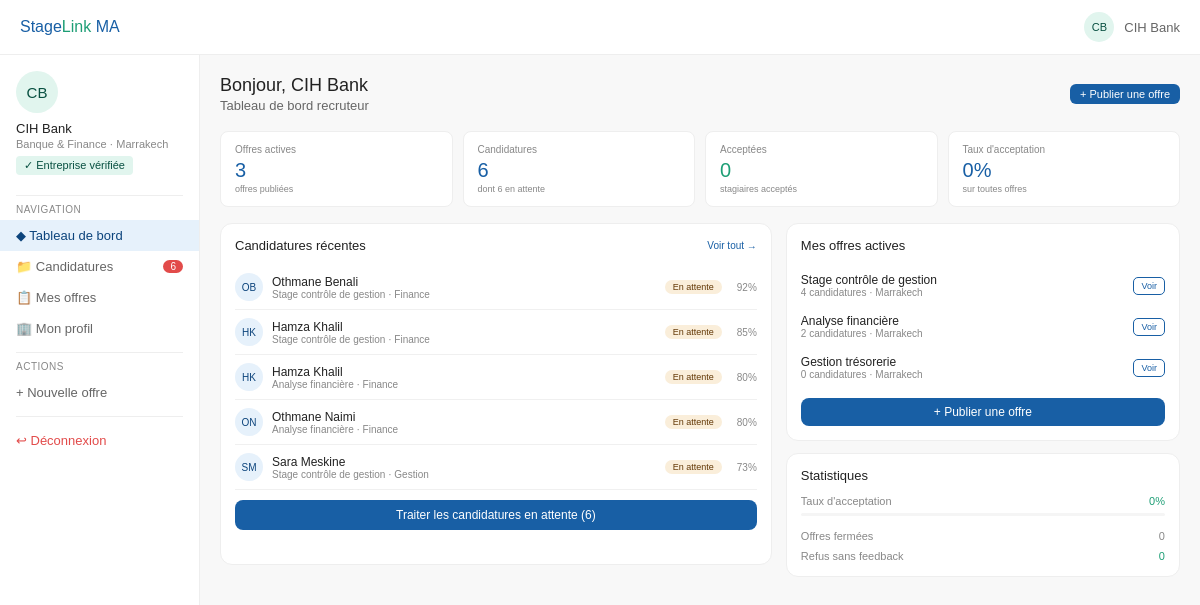
Page /entreprise/dashboard (signed in) on the committed database.
### models.py (models this page shows, shortened)
class Entreprise(db.Model):
    __tablename__ = 'entreprise'
    id = db.Column(db.Integer, primary_key=True)
    utilisateur_id = db.Column(db.Integer, db.ForeignKey('utilisateur.id'), nullable=False)
    nom = db.Column(db.String(150), nullable=False)
    secteur = db.Column(db.String(100))
    ville = db.Column(db.String(100))
    taille = db.Column(db.String(20))
    description = db.Column(db.Text)
    rc = db.Column(db.String(100))
    est_verifiee = db.Column(db.Boolean, default=False)
    date_inscription = db.Column(db.Date, default=date.today)
    offres = db.relationship('Offre', backref='entreprise', lazy='dynamic', cascade='all, delete-orphan')
    @property
    def initiales(self):
        words = self.nom.split()
        if len(words) >= 2:
            return (words[0][0] + words[1][0]).upper()
        return self.nom[:3].upper()
    @property
    def nb_candidatures_en_attente(self):
        from sqlalchemy import text
        count = 0
        for offre in self.offres:
            count += offre.candidatures.filter_by(statut='EN_ATTENTE').count()
        return count
    @property
    def verifie(self):
        return self.est_verifiee
    @property
    def taux_acceptation(self):
        total = 0
        acceptees = 0
        for offre in self.offres:
            for c in offre.candidatures:
                if c.statut in ('ACCEPTEE', 'REFUSEE'):
                    total += 1
                    if c.statut == 'ACCEPTEE':
                        acceptees += 1
        if total == 0:
            return 0
        return round(acceptees / total * 100)

class Candidature(db.Model):
    __tablename__ = 'candidature'
    id = db.Column(db.Integer, primary_key=True)
    etudiant_id = db.Column(db.Integer, db.ForeignKey('etudiant.id'), nullable=False)
    offre_id = db.Column(db.Integer, db.ForeignKey('offre.id'), nullable=False)
    statut = db.Column(db.String(20), default='EN_ATTENTE')
    lettre_motivation = db.Column(db.Text)
    score_matching = db.Column(db.Float, default=0.0)
    date_postulation = db.Column(db.Date, default=date.today)
    feedback = db.relationship('Feedback', backref='candidature', uselist=False, cascade='all, delete-orphan')
    convention = db.relationship('Convention', backref='candidature', uselist=False, cascade='all, delete-orphan')
    @property
    def statut_label(self):
        labels = {'EN_ATTENTE': 'En attente', 'ACCEPTEE': 'Acceptée', 'REFUSEE': 'Refusée'}
        return labels.get(self.statut, self.statut)
    @property
    def statut_class(self):
        classes = {'EN_ATTENTE': 'badge-attente', 'ACCEPTEE': 'badge-acceptee', 'REFUSEE': 'badge-refusee'}
        return classes.get(self.statut, '')

class Etudiant(db.Model):
    __tablename__ = 'etudiant'
    id = db.Column(db.Integer, primary_key=True)
    utilisateur_id = db.Column(db.Integer, db.ForeignKey('utilisateur.id'), nullable=False)
    nom_complet = db.Column(db.String(150), nullable=False)
    universite = db.Column(db.String(150))
    filiere = db.Column(db.String(100))
    niveau = db.Column(db.String(20))
    ville = db.Column(db.String(100))
    cv_path = db.Column(db.String(256))
    date_inscription = db.Column(db.Date, default=date.today)
    competences = db.relationship('Competence', secondary=etudiant_competence, backref='etudiants')
    candidatures = db.relationship('Candidature', backref='etudiant', lazy='dynamic', cascade='all, delete-orphan')
    @property
    def initiales(self):
        parts = self.nom_complet.split()
        if len(parts) >= 2:
            return (parts[0][0] + parts[1][0]).upper()
        return self.nom_complet[:2].upper()

class Offre(db.Model):
    __tablename__ = 'offre'
    id = db.Column(db.Integer, primary_key=True)
    entreprise_id = db.Column(db.Integer, db.ForeignKey('entreprise.id'), nullable=False)
    titre = db.Column(db.String(200), nullable=False)
    description = db.Column(db.Text)
    missions = db.Column(db.Text)
    duree = db.Column(db.Integer)
    ville = db.Column(db.String(100))
    filiere_requise = db.Column(db.String(100))
    remuneration = db.Column(db.Integer, nullable=True)
    statut = db.Column(db.String(20), default='ACTIVE')
    date_publication = db.Column(db.Date, default=date.today)
    date_debut = db.Column(db.String(50))
    competences = db.relationship('Competence', secondary=offre_competence, backref='offres')
    candidatures = db.relationship('Candidature', backref='offre', lazy='dynamic', cascade='all, delete-orphan')
    @property
    def nb_candidatures(self):
        return self.candidatures.count()

### routes/entreprise.py (the view)
@entreprise_bp.route('/dashboard')
@entreprise_required
def dashboard():
    entreprise = current_user.entreprise
    offres_actives = entreprise.offres.filter_by(statut='ACTIVE').all()
    offres_all = entreprise.offres.all()
    candidatures_attente = []
    for offre in offres_actives:
        for c in offre.candidatures.filter_by(statut='EN_ATTENTE').order_by(
                Candidature.score_matching.desc()).all():
            candidatures_attente.append(c)
    candidatures_attente.sort(key=lambda c: c.score_matching, reverse=True)
    nb_total = sum(o.candidatures.count() for o in offres_all)
    nb_attente = sum(o.candidatures.filter_by(statut='EN_ATTENTE').count() for o in offres_all)
    nb_acceptee = sum(o.candidatures.filter_by(statut='ACCEPTEE').count() for o in offres_all)
    scores = [c.score_matching for o in offres_all for c in o.candidatures.all() if c.score_matching]
    score_moyen = round(sum(scores) / len(scores)) if scores else 0
    nb_sans_feedback = 0
    for o in offres_all:
        for c in o.candidatures.filter_by(statut='REFUSEE').all():
            if not c.feedback:
                nb_sans_feedback += 1
    nb_offres_fermees = entreprise.offres.filter_by(statut='FERMEE').count()
    return render_template('entreprise/dashboard.html',
        entreprise=entreprise,
        offres_actives=offres_actives,
        candidatures_recentes=candidatures_attente[:5],
        nb_offres_actives=len(offres_actives),
        nb_candidatures_total=nb_total,
        nb_acceptees=nb_acceptee,
        nb_offres_fermees=nb_offres_fermees,
        nb_sans_feedback=nb_sans_feedback)

### models.py (called while the page is built)
    @property
    def is_active(self):
        return self.actif

    @property
    def nom(self):
        if self.etudiant:
            return self.etudiant.nom_complet
        if self.entreprise:
            return self.entreprise.nom
        if self.admin:
            return self.admin.nom
        return self.email

### routes/entreprise.py (called while the page is built)
def entreprise_required(f):
    @wraps(f)
    def decorated(*args, **kwargs):
        if not current_user.is_authenticated or current_user.role != 'ENTREPRISE':
            abort(403)
        return f(*args, **kwargs)
    return login_required(decorated)

### templates/entreprise/dashboard.html (shortened to what this page needs)
{% extends 'base.html' %}
{% block body %}
<div class="topbar">
  <div class="logo">Stage<span>Link</span> MA</div>
  <div class="topbar-right">
    <div class="avatar" style="background:var(--green-light);color:var(--green-dark)">{{ entreprise.initiales }}</div>
    <span style="font-size:13px;color:#666">{{ entreprise.nom }}</span>
  </div>
</div>
<div class="body-layout">
  <div class="sidebar">
    <div class="sidebar-profile">
      <div class="avatar avatar-lg" style="background:var(--green-light);color:var(--green-dark);margin-bottom:8px">{{ entreprise.initiales }}</div>
      <div class="sidebar-profile-name">{{ entreprise.nom }}</div>
      <div class="sidebar-profile-sub">{{ entreprise.secteur }} · {{ entreprise.ville }}</div>
      {% if entreprise.verifie %}
      <div style="margin-top:6px;font-size:11px;background:var(--green-light);color:var(--green-dark);padding:3px 8px;border-radius:4px;display:inline-block">✓ Entreprise vérifiée</div>
      {% else %}
      <div style="margin-top:6px;font-size:11px;background:#FEF3C7;color:#92400E;padding:3px 8px;border-radius:4px;display:inline-block">⏳ En attente de vérification</div>
      {% endif %}
    </div>
    <div class="sid-divider"></div>
    <span class="sid-label">Navigation</span>
    <a href="{{ url_for('entreprise.dashboard') }}" class="sid-item active">◆ Tableau de bord</a>
    <a href="{{ url_for('entreprise.candidatures') }}" class="sid-item">📁 Candidatures <span class="sid-badge sid-badge-red">{{ entreprise.nb_candidatures_en_attente }}</span></a>
    <a href="{{ url_for('entreprise.offres') }}" class="sid-item">📋 Mes offres</a>
    <a href="{{ url_for('entreprise.profil') }}" class="sid-item">🏢 Mon profil</a>
    <div class="sid-divider"></div>
    <span class="sid-label">Actions</span>
    <a href="{{ url_for('entreprise.nouvelle_offre') }}" class="sid-item">+ Nouvelle offre</a>
    <div class="sid-divider"></div>
    <a href="{{ url_for('auth.logout') }}" class="sid-item" style="color:var(--red)">↩ Déconnexion</a>
  </div>
  <div class="main">
    <div style="margin-bottom:18px;display:flex;align-items:center;justify-content:space-between">
      <div>
        <h2 style="font-size:18px;font-weight:500">Bonjour, {{ entreprise.nom }}</h2>
        <p style="font-size:13px;color:#666;margin-top:2px">Tableau de bord recruteur</p>
      </div>
      <a href="{{ url_for('entreprise.nouvelle_offre') }}" class="btn btn-primary btn-sm">+ Publier une offre</a>
    </div>
    <div class="metrics-grid" style="grid-template-columns:repeat(4,1fr)">
      <div class="metric"><div class="metric-label">Offres actives</div><div class="metric-val blue">{{ nb_offres_actives }}</div><div class="metric-sub">offres publiées</div></div>
      <div class="metric"><div class="metric-label">Candidatures</div><div class="metric-val blue">{{ nb_candidatures_total }}</div><div class="metric-sub">dont {{ entreprise.nb_candidatures_en_attente }} en attente</div></div>
      <div class="metric"><div class="metric-label">Acceptées</div><div class="metric-val green">{{ nb_acceptees }}</div><div class="metric-sub">stagiaires acceptés</div></div>
      <div class="metric"><div class="metric-label">Taux d'acceptation</div><div class="metric-val blue">{{ entreprise.taux_acceptation }}%</div><div class="metric-sub">sur toutes offres</div></div>
    </div>
    <div style="display:grid;grid-template-columns:1.4fr 1fr;gap:14px;margin-bottom:14px">
      <div class="card">
        <div class="card-title">Candidatures récentes <a href="{{ url_for('entreprise.candidatures') }}">Voir tout →</a></div>
        {% for c in candidatures_recentes %}
        <div class="cand-item">
          <div class="cand-avatar" style="background:var(--primary-light);color:var(--primary-dark)">{{ c.etudiant.initiales }}</div>
          <div class="cand-info">
            <div class="cand-title">{{ c.etudiant.utilisateur.nom }}</div>
            <div class="cand-company">{{ c.offre.titre }} · {{ c.etudiant.filiere }}</div>
          </div>
          <span class="badge-statut {{ c.statut_class }}">{{ c.statut_label }}</span>
          <span style="font-size:10px;color:var(--gray-500);margin-left:6px">{{ c.score_matching|int }}%</span>
        </div>
        {% else %}
        <p style="font-size:12px;color:var(--gray-500);text-align:center;padding:14px 0">Aucune candidature pour l'instant.</p>
        {% endfor %}
        {% if entreprise.nb_candidatures_en_attente > 0 %}
        <a href="{{ url_for('entreprise.candidatures') }}?statut=EN_ATTENTE" class="btn btn-primary btn-full" style="margin-top:10px;font-size:12px;padding:8px">Traiter les candidatures en attente ({{ entreprise.nb_candidatures_en_attente }})</a>
        {% endif %}
      </div>
      <div>
        <div class="card" style="margin-bottom:12px">
          <div class="card-title" style="font-size:13px">Mes offres actives</div>
          {% for offre in offres_actives %}
          <div style="display:flex;align-items:center;gap:10px;padding:8px 0;border-bottom:1px solid var(--border)">
            <div style="flex:1;min-width:0">
              <div style="font-size:12px;font-weight:500;white-space:nowrap;overflow:hidden;text-overflow:ellipsis">{{ offre.titre }}</div>
              <div style="font-size:10px;color:var(--gray-500)">{{ offre.nb_candidatures }} candidature{{ 's' if offre.nb_candidatures != 1 }} · {{ offre.ville }}</div>
            </div>
            <a href="{{ url_for('entreprise.candidatures') }}?offre_id={{ offre.id }}" class="btn btn-secondary btn-xs">Voir</a>
          </div>
          {% else %}
          <p style="font-size:12px;color:var(--gray-500);text-align:center;padding:10px 0">Aucune offre active.</p>
          {% endfor %}
          <a href="{{ url_for('entreprise.nouvelle_offre') }}" class="btn btn-primary btn-full" style="margin-top:10px;font-size:12px;padding:7px">+ Publier une offre</a>
        </div>
        <div class="card">
          <div class="card-title" style="font-size:13px">Statistiques</div>
          <div style="display:flex;flex-direction:column;gap:8px">
            <div>
              <div style="display:flex;justify-content:space-between;font-size:11px;margin-bottom:2px">
                <span style="color:var(--gray-500)">Taux d'acceptation</span>
                <span style="font-weight:500;color:var(--green)">{{ entreprise.taux_acceptation }}%</span>
              </div>
              <div class="reco-bar"><div class="reco-bar-fill" style="width:{{ entreprise.taux_acceptation }}%;background:var(--green)"></div></div>
            </div>
            <div style="font-size:11px;color:var(--gray-500);display:flex;justify-content:space-between">
              <span>Offres fermées</span><span style="font-weight:500;color:var(--gray-700)">{{ nb_offres_fermees }}</span>
            </div>
            <div style="font-size:11px;color:var(--gray-500);display:flex;justify-content:space-between">
              <span>Refus sans feedback</span><span style="font-weight:500;color:{% if nb_sans_feedback > 0 %}var(--red){% else %}var(--green){% endif %}">{{ nb_sans_feedback }}</span>
            </div>
          </div>
        </div>
      </div>
    </div>
  </div>
</div>
{% endblock %}

### templates/base.html (shortened to what this page needs)
<!DOCTYPE html>
<html lang="{{ lang|default('fr') }}">
<head>
  <link rel="stylesheet" href="{{ url_for('static', filename='css/style.css') }}">
</head>
<body>
{% block body %}{% endblock %}
</body>
</html>

### rows in the picture
Entreprise: initiales "CB", nom "CIH Bank", secteur "Banque & Finance", ville "Marrakech"
Candidature: taux_acceptation "0", etudiant.initiales "OB", etudiant.utilisateur.nom "Othmane Benali", offre.titre "Stage contrôle de gestion", etudiant.filiere "Finance", statut_label "En attente", score_matching "92"
Candidature: etudiant.initiales "HK", etudiant.utilisateur.nom "Hamza Khalil", offre.titre "Stage contrôle de gestion", etudiant.filiere "Finance", statut_label "En attente", score_matching "85"
Candidature: etudiant.initiales "HK", etudiant.utilisateur.nom "Hamza Khalil", offre.titre "Analyse financière", etudiant.filiere "Finance", statut_label "En attente", score_matching "80"
Candidature: etudiant.initiales "ON", etudiant.utilisateur.nom "Othmane Naimi", offre.titre "Analyse financière", etudiant.filiere "Finance", statut_label "En attente", score_matching "80"
Candidature: etudiant.initiales "SM", etudiant.utilisateur.nom "Sara Meskine", offre.titre "Stage contrôle de gestion", etudiant.filiere "Gestion", statut_label "En attente", score_matching "73"
Offre: titre "Stage contrôle de gestion", nb_candidatures "4", nb_candidatures "s", ville "Marrakech"
Offre: titre "Analyse financière", nb_candidatures "2", nb_candidatures "s", ville "Marrakech"
Offre: titre "Gestion trésorerie", nb_candidatures "0", nb_candidatures "s", ville "Marrakech"

### other values in the picture
{{ entreprise.nb_candidatures_en_attente }} "6"
{{ nb_offres_actives }} "3"
{{ nb_candidatures_total }} "6"
{{ nb_acceptees }} "0"
{{ nb_offres_fermees }} "0"
{{ nb_sans_feedback }} "0"
